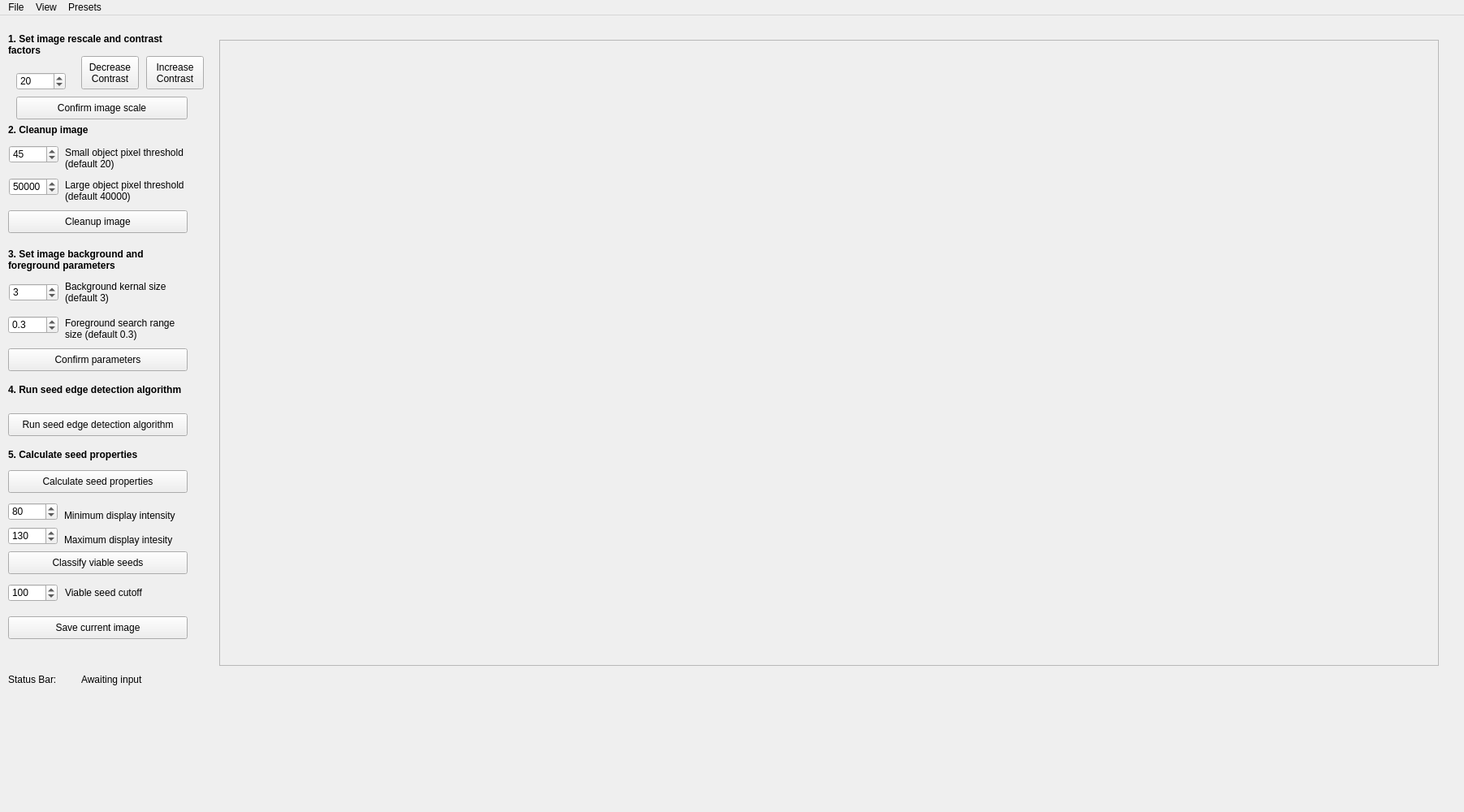
<?xml version="1.0" encoding="UTF-8"?>
<ui version="4.0">
 <class>MainWindow</class>
 <widget class="QMainWindow" name="MainWindow">
  <property name="geometry">
   <rect>
    <x>0</x>
    <y>0</y>
    <width>1803</width>
    <height>1000</height>
   </rect>
  </property>
  <property name="windowTitle">
   <string>MainWindow</string>
  </property>
  <widget class="QWidget" name="centralwidget">
   <property name="mouseTracking">
    <bool>true</bool>
   </property>
   <widget class="QLabel" name="status_bar">
    <property name="geometry">
     <rect>
      <x>100</x>
      <y>810</y>
      <width>941</width>
      <height>16</height>
     </rect>
    </property>
    <property name="text">
     <string>Awaiting input</string>
    </property>
   </widget>
   <widget class="QLabel" name="status_bar_label">
    <property name="geometry">
     <rect>
      <x>10</x>
      <y>810</y>
      <width>81</width>
      <height>16</height>
     </rect>
    </property>
    <property name="text">
     <string>Status Bar:</string>
    </property>
   </widget>
   <widget class="QWidget" name="horizontalLayoutWidget">
    <property name="geometry">
     <rect>
      <x>270</x>
      <y>30</y>
      <width>1502</width>
      <height>771</height>
     </rect>
    </property>
    <layout class="QHBoxLayout" name="Hlayout">
     <property name="spacing">
      <number>0</number>
     </property>
     <property name="sizeConstraint">
      <enum>QLayout::SetNoConstraint</enum>
     </property>
     <item>
      <widget class="QScrollArea" name="scrollArea">
       <property name="sizePolicy">
        <sizepolicy hsizetype="Expanding" vsizetype="Expanding">
         <horstretch>0</horstretch>
         <verstretch>0</verstretch>
        </sizepolicy>
       </property>
       <property name="widgetResizable">
        <bool>true</bool>
       </property>
       <widget class="QWidget" name="scrollAreaWidget_image_view">
        <property name="geometry">
         <rect>
          <x>0</x>
          <y>0</y>
          <width>1498</width>
          <height>767</height>
         </rect>
        </property>
        <property name="sizePolicy">
         <sizepolicy hsizetype="Ignored" vsizetype="Ignored">
          <horstretch>0</horstretch>
          <verstretch>0</verstretch>
         </sizepolicy>
        </property>
        <property name="mouseTracking">
         <bool>true</bool>
        </property>
        <widget class="QLabel" name="image_view">
         <property name="geometry">
          <rect>
           <x>0</x>
           <y>0</y>
           <width>1500</width>
           <height>1500</height>
          </rect>
         </property>
         <property name="sizePolicy">
          <sizepolicy hsizetype="Ignored" vsizetype="Ignored">
           <horstretch>0</horstretch>
           <verstretch>0</verstretch>
          </sizepolicy>
         </property>
         <property name="text">
          <string/>
         </property>
         <property name="alignment">
          <set>Qt::AlignLeading|Qt::AlignLeft|Qt::AlignTop</set>
         </property>
        </widget>
       </widget>
      </widget>
     </item>
    </layout>
   </widget>
   <widget class="QLabel" name="image_resolution_label">
    <property name="geometry">
     <rect>
      <x>10</x>
      <y>10</y>
      <width>221</width>
      <height>51</height>
     </rect>
    </property>
    <property name="font">
     <font>
      <pointsize>9</pointsize>
      <weight>75</weight>
      <bold>true</bold>
     </font>
    </property>
    <property name="text">
     <string>1. Set image rescale and contrast factors</string>
    </property>
    <property name="wordWrap">
     <bool>true</bool>
    </property>
   </widget>
   <widget class="QLabel" name="image_cleanup_label">
    <property name="geometry">
     <rect>
      <x>10</x>
      <y>130</y>
      <width>221</width>
      <height>21</height>
     </rect>
    </property>
    <property name="font">
     <font>
      <pointsize>9</pointsize>
      <weight>75</weight>
      <bold>true</bold>
     </font>
    </property>
    <property name="text">
     <string>2. Cleanup image</string>
    </property>
    <property name="wordWrap">
     <bool>true</bool>
    </property>
   </widget>
   <widget class="QSpinBox" name="small_objects_spinBox">
    <property name="geometry">
     <rect>
      <x>11</x>
      <y>160</y>
      <width>61</width>
      <height>22</height>
     </rect>
    </property>
    <property name="toolTipDuration">
     <number>-1</number>
    </property>
    <property name="maximum">
     <number>1000</number>
    </property>
    <property name="value">
     <number>45</number>
    </property>
   </widget>
   <widget class="QLabel" name="small_objects_label">
    <property name="geometry">
     <rect>
      <x>80</x>
      <y>160</y>
      <width>161</width>
      <height>31</height>
     </rect>
    </property>
    <property name="text">
     <string>Small object pixel threshold (default 20)</string>
    </property>
    <property name="wordWrap">
     <bool>true</bool>
    </property>
   </widget>
   <widget class="QSpinBox" name="large_objects_spinBox">
    <property name="geometry">
     <rect>
      <x>11</x>
      <y>200</y>
      <width>61</width>
      <height>22</height>
     </rect>
    </property>
    <property name="maximum">
     <number>10000000</number>
    </property>
    <property name="singleStep">
     <number>500</number>
    </property>
    <property name="value">
     <number>50000</number>
    </property>
   </widget>
   <widget class="QLabel" name="large_objects_label">
    <property name="geometry">
     <rect>
      <x>80</x>
      <y>200</y>
      <width>161</width>
      <height>31</height>
     </rect>
    </property>
    <property name="text">
     <string>Large object pixel threshold (default 40000)</string>
    </property>
    <property name="wordWrap">
     <bool>true</bool>
    </property>
   </widget>
   <widget class="QLabel" name="foreground_background_label">
    <property name="geometry">
     <rect>
      <x>10</x>
      <y>280</y>
      <width>221</width>
      <height>41</height>
     </rect>
    </property>
    <property name="font">
     <font>
      <pointsize>9</pointsize>
      <weight>75</weight>
      <bold>true</bold>
     </font>
    </property>
    <property name="text">
     <string>3. Set image background and foreground parameters</string>
    </property>
    <property name="wordWrap">
     <bool>true</bool>
    </property>
   </widget>
   <widget class="QSpinBox" name="background_spinBox">
    <property name="geometry">
     <rect>
      <x>11</x>
      <y>330</y>
      <width>61</width>
      <height>22</height>
     </rect>
    </property>
    <property name="minimum">
     <number>1</number>
    </property>
    <property name="maximum">
     <number>20</number>
    </property>
    <property name="value">
     <number>3</number>
    </property>
   </widget>
   <widget class="QLabel" name="background_label">
    <property name="geometry">
     <rect>
      <x>80</x>
      <y>320</y>
      <width>161</width>
      <height>41</height>
     </rect>
    </property>
    <property name="text">
     <string>Background kernal size (default 3)</string>
    </property>
    <property name="wordWrap">
     <bool>true</bool>
    </property>
   </widget>
   <widget class="QDoubleSpinBox" name="foreground_spinBox">
    <property name="geometry">
     <rect>
      <x>10</x>
      <y>370</y>
      <width>62</width>
      <height>22</height>
     </rect>
    </property>
    <property name="decimals">
     <number>1</number>
    </property>
    <property name="minimum">
     <double>0.100000000000000</double>
    </property>
    <property name="maximum">
     <double>1.000000000000000</double>
    </property>
    <property name="singleStep">
     <double>0.100000000000000</double>
    </property>
    <property name="value">
     <double>0.300000000000000</double>
    </property>
   </widget>
   <widget class="QLabel" name="foreground_label">
    <property name="geometry">
     <rect>
      <x>80</x>
      <y>370</y>
      <width>151</width>
      <height>31</height>
     </rect>
    </property>
    <property name="text">
     <string>Foreground search range size (default 0.3)</string>
    </property>
    <property name="wordWrap">
     <bool>true</bool>
    </property>
   </widget>
   <widget class="QLabel" name="run_edge_detection_label">
    <property name="geometry">
     <rect>
      <x>10</x>
      <y>440</y>
      <width>221</width>
      <height>41</height>
     </rect>
    </property>
    <property name="font">
     <font>
      <pointsize>9</pointsize>
      <weight>75</weight>
      <bold>true</bold>
     </font>
    </property>
    <property name="text">
     <string>4. Run seed edge detection algorithm</string>
    </property>
    <property name="wordWrap">
     <bool>true</bool>
    </property>
   </widget>
   <widget class="QPushButton" name="run_edge_detection_pushButton">
    <property name="geometry">
     <rect>
      <x>10</x>
      <y>490</y>
      <width>221</width>
      <height>28</height>
     </rect>
    </property>
    <property name="text">
     <string>Run seed edge detection algorithm</string>
    </property>
   </widget>
   <widget class="QLabel" name="calc_props_label">
    <property name="geometry">
     <rect>
      <x>10</x>
      <y>530</y>
      <width>221</width>
      <height>21</height>
     </rect>
    </property>
    <property name="font">
     <font>
      <pointsize>9</pointsize>
      <weight>75</weight>
      <bold>true</bold>
     </font>
    </property>
    <property name="text">
     <string>5. Calculate seed properties</string>
    </property>
    <property name="wordWrap">
     <bool>true</bool>
    </property>
   </widget>
   <widget class="QPushButton" name="calc_props_pushButton">
    <property name="geometry">
     <rect>
      <x>10</x>
      <y>560</y>
      <width>221</width>
      <height>28</height>
     </rect>
    </property>
    <property name="text">
     <string>Calculate seed properties</string>
    </property>
   </widget>
   <widget class="QPushButton" name="image_cleanup_pushButton">
    <property name="geometry">
     <rect>
      <x>10</x>
      <y>240</y>
      <width>221</width>
      <height>28</height>
     </rect>
    </property>
    <property name="text">
     <string>Cleanup image</string>
    </property>
   </widget>
   <widget class="QPushButton" name="image_resolution_pushButton">
    <property name="geometry">
     <rect>
      <x>20</x>
      <y>100</y>
      <width>211</width>
      <height>28</height>
     </rect>
    </property>
    <property name="text">
     <string>Confirm image scale</string>
    </property>
   </widget>
   <widget class="QPushButton" name="bg_fg_pushButton">
    <property name="geometry">
     <rect>
      <x>10</x>
      <y>410</y>
      <width>221</width>
      <height>28</height>
     </rect>
    </property>
    <property name="text">
     <string>Confirm parameters</string>
    </property>
   </widget>
   <widget class="QLabel" name="min_intensity_label">
    <property name="geometry">
     <rect>
      <x>79</x>
      <y>600</y>
      <width>161</width>
      <height>31</height>
     </rect>
    </property>
    <property name="text">
     <string>Minimum display intensity</string>
    </property>
    <property name="wordWrap">
     <bool>true</bool>
    </property>
   </widget>
   <widget class="QSpinBox" name="max_intensity_spinBox">
    <property name="geometry">
     <rect>
      <x>10</x>
      <y>630</y>
      <width>61</width>
      <height>22</height>
     </rect>
    </property>
    <property name="maximum">
     <number>255</number>
    </property>
    <property name="singleStep">
     <number>1</number>
    </property>
    <property name="value">
     <number>130</number>
    </property>
   </widget>
   <widget class="QLabel" name="max_intensity_label">
    <property name="geometry">
     <rect>
      <x>79</x>
      <y>630</y>
      <width>161</width>
      <height>31</height>
     </rect>
    </property>
    <property name="text">
     <string>Maximum display intesity</string>
    </property>
    <property name="wordWrap">
     <bool>true</bool>
    </property>
   </widget>
   <widget class="QSpinBox" name="min_intensity_spinBox">
    <property name="geometry">
     <rect>
      <x>10</x>
      <y>600</y>
      <width>61</width>
      <height>22</height>
     </rect>
    </property>
    <property name="maximum">
     <number>255</number>
    </property>
    <property name="value">
     <number>80</number>
    </property>
   </widget>
   <widget class="QLabel" name="viability_label">
    <property name="geometry">
     <rect>
      <x>80</x>
      <y>700</y>
      <width>161</width>
      <height>21</height>
     </rect>
    </property>
    <property name="text">
     <string>Viable seed cutoff</string>
    </property>
    <property name="wordWrap">
     <bool>true</bool>
    </property>
   </widget>
   <widget class="QSpinBox" name="viability_spinBox">
    <property name="geometry">
     <rect>
      <x>10</x>
      <y>700</y>
      <width>61</width>
      <height>22</height>
     </rect>
    </property>
    <property name="maximum">
     <number>255</number>
    </property>
    <property name="value">
     <number>100</number>
    </property>
   </widget>
   <widget class="QPushButton" name="save_image_pushButton">
    <property name="geometry">
     <rect>
      <x>10</x>
      <y>740</y>
      <width>221</width>
      <height>28</height>
     </rect>
    </property>
    <property name="text">
     <string>Save current image</string>
    </property>
   </widget>
   <widget class="QSpinBox" name="image_resolution_spinBox">
    <property name="geometry">
     <rect>
      <x>20</x>
      <y>70</y>
      <width>61</width>
      <height>22</height>
     </rect>
    </property>
    <property name="maximum">
     <number>100</number>
    </property>
    <property name="value">
     <number>20</number>
    </property>
   </widget>
   <widget class="QPushButton" name="increase_contrast_pushButton">
    <property name="geometry">
     <rect>
      <x>180</x>
      <y>50</y>
      <width>71</width>
      <height>41</height>
     </rect>
    </property>
    <property name="text">
     <string>Increase
Contrast</string>
    </property>
   </widget>
   <widget class="QPushButton" name="decrease_contrast_pushButton">
    <property name="geometry">
     <rect>
      <x>100</x>
      <y>50</y>
      <width>71</width>
      <height>41</height>
     </rect>
    </property>
    <property name="text">
     <string>Decrease
Contrast</string>
    </property>
   </widget>
   <widget class="QPushButton" name="viability_pushButton">
    <property name="geometry">
     <rect>
      <x>10</x>
      <y>660</y>
      <width>221</width>
      <height>28</height>
     </rect>
    </property>
    <property name="text">
     <string>Classify viable seeds</string>
    </property>
   </widget>
  </widget>
  <widget class="QMenuBar" name="menubar_file">
   <property name="geometry">
    <rect>
     <x>0</x>
     <y>0</y>
     <width>1803</width>
     <height>26</height>
    </rect>
   </property>
   <widget class="QMenu" name="menuFile">
    <property name="title">
     <string>File</string>
    </property>
    <addaction name="actionOpen_DICOM_file"/>
    <addaction name="actionPrint_image"/>
   </widget>
   <widget class="QMenu" name="menuView">
    <property name="title">
     <string>View</string>
    </property>
    <addaction name="actionZoom_in"/>
    <addaction name="actionZoom_out"/>
    <addaction name="actionZoom_reset"/>
    <addaction name="actionIncrease_Contrast"/>
    <addaction name="actionReduce_Contrast"/>
    <addaction name="actionReset_Contrast"/>
   </widget>
   <widget class="QMenu" name="menuPresets">
    <property name="title">
     <string>Presets</string>
    </property>
    <addaction name="actionAcacia_aulacophylla"/>
    <addaction name="actionAcacia_andrewsii"/>
    <addaction name="actionAcacia_aneura"/>
    <addaction name="actionAcacia_acuaria"/>
   </widget>
   <addaction name="menuFile"/>
   <addaction name="menuView"/>
   <addaction name="menuPresets"/>
  </widget>
  <action name="actionOpen_DICOM_file">
   <property name="text">
    <string>Open DICOM file</string>
   </property>
   <property name="shortcut">
    <string>Ctrl+O</string>
   </property>
  </action>
  <action name="actionPrint_image">
   <property name="text">
    <string>DNU - Print image</string>
   </property>
   <property name="shortcut">
    <string>Ctrl+P</string>
   </property>
  </action>
  <action name="actionZoom_in">
   <property name="text">
    <string>Zoom in</string>
   </property>
   <property name="shortcut">
    <string>Ctrl+=</string>
   </property>
  </action>
  <action name="actionZoom_out">
   <property name="text">
    <string>Zoom out</string>
   </property>
   <property name="shortcut">
    <string>Ctrl+-</string>
   </property>
  </action>
  <action name="actionZoom_reset">
   <property name="text">
    <string>Reset zoom</string>
   </property>
  </action>
  <action name="actionIncrease_Contrast">
   <property name="text">
    <string>Increase Contrast</string>
   </property>
   <property name="shortcut">
    <string>Ctrl+]</string>
   </property>
  </action>
  <action name="actionReduce_Contrast">
   <property name="text">
    <string>Reduce Contrast</string>
   </property>
   <property name="shortcut">
    <string>Ctrl+[</string>
   </property>
  </action>
  <action name="actionReset_Contrast">
   <property name="text">
    <string>Reset Contrast</string>
   </property>
  </action>
  <action name="actionAcacia_andrewsii">
   <property name="text">
    <string>Acacia andrewsii</string>
   </property>
  </action>
  <action name="actionAcacia_aulacophylla">
   <property name="text">
    <string>Acacia aulacophylla</string>
   </property>
  </action>
  <action name="actionAcacia_aneura">
   <property name="text">
    <string>Acacia aneura</string>
   </property>
  </action>
  <action name="actionAcacia_acuaria">
   <property name="text">
    <string>Acacia acuaria</string>
   </property>
  </action>
 </widget>
 <resources/>
 <connections/>
</ui>
